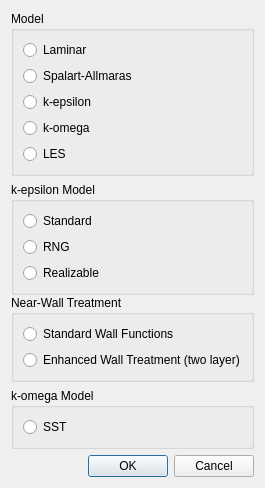
<?xml version="1.0" encoding="UTF-8"?>
<ui version="4.0">
 <class>TurbulenceModelDialog</class>
 <widget class="QDialog" name="TurbulenceModelDialog">
  <property name="geometry">
   <rect>
    <x>0</x>
    <y>0</y>
    <width>265</width>
    <height>472</height>
   </rect>
  </property>
  <property name="minimumSize">
   <size>
    <width>265</width>
    <height>0</height>
   </size>
  </property>
  <property name="windowTitle">
   <string>Turbulence Model</string>
  </property>
  <layout class="QVBoxLayout" name="verticalLayout_7">
   <item>
    <widget class="QWidget" name="modelWidget" native="true">
     <property name="minimumSize">
      <size>
       <width>0</width>
       <height>0</height>
      </size>
     </property>
     <layout class="QVBoxLayout" name="verticalLayout_6">
      <property name="leftMargin">
       <number>0</number>
      </property>
      <property name="topMargin">
       <number>0</number>
      </property>
      <property name="rightMargin">
       <number>0</number>
      </property>
      <property name="bottomMargin">
       <number>0</number>
      </property>
      <item>
       <widget class="QGroupBox" name="groupBox">
        <property name="title">
         <string>Model</string>
        </property>
        <layout class="QVBoxLayout" name="verticalLayout">
         <item>
          <widget class="QRadioButton" name="laminar">
           <property name="text">
            <string>Laminar</string>
           </property>
          </widget>
         </item>
         <item>
          <widget class="QRadioButton" name="spalartAllmaras">
           <property name="text">
            <string>Spalart-Allmaras</string>
           </property>
          </widget>
         </item>
         <item>
          <widget class="QRadioButton" name="kEpsilon">
           <property name="text">
            <string>k-epsilon</string>
           </property>
          </widget>
         </item>
         <item>
          <widget class="QRadioButton" name="kOmega">
           <property name="text">
            <string>k-omega</string>
           </property>
          </widget>
         </item>
         <item>
          <widget class="QRadioButton" name="LES">
           <property name="text">
            <string>LES</string>
           </property>
          </widget>
         </item>
        </layout>
       </widget>
      </item>
      <item>
       <widget class="QWidget" name="kEpsilonModel" native="true">
        <layout class="QVBoxLayout" name="verticalLayout_5">
         <property name="spacing">
          <number>0</number>
         </property>
         <property name="leftMargin">
          <number>0</number>
         </property>
         <property name="topMargin">
          <number>0</number>
         </property>
         <property name="rightMargin">
          <number>0</number>
         </property>
         <property name="bottomMargin">
          <number>0</number>
         </property>
         <item>
          <widget class="QGroupBox" name="groupBox_2">
           <property name="title">
            <string>k-epsilon Model</string>
           </property>
           <layout class="QVBoxLayout" name="verticalLayout_2">
            <item>
             <widget class="QRadioButton" name="standard">
              <property name="text">
               <string>Standard</string>
              </property>
             </widget>
            </item>
            <item>
             <widget class="QRadioButton" name="RNG">
              <property name="text">
               <string>RNG</string>
              </property>
             </widget>
            </item>
            <item>
             <widget class="QRadioButton" name="realizable">
              <property name="text">
               <string>Realizable</string>
              </property>
             </widget>
            </item>
           </layout>
          </widget>
         </item>
         <item>
          <widget class="QGroupBox" name="nearWallTreatment">
           <property name="title">
            <string>Near-Wall Treatment</string>
           </property>
           <layout class="QVBoxLayout" name="verticalLayout_3">
            <item>
             <widget class="QRadioButton" name="standardWallFunction">
              <property name="text">
               <string>Standard Wall Functions</string>
              </property>
             </widget>
            </item>
            <item>
             <widget class="QRadioButton" name="enhancedWallTreatment">
              <property name="text">
               <string>Enhanced Wall Treatment (two layer)</string>
              </property>
             </widget>
            </item>
           </layout>
          </widget>
         </item>
        </layout>
       </widget>
      </item>
      <item>
       <widget class="QGroupBox" name="kOmegaModel">
        <property name="title">
         <string>k-omega Model</string>
        </property>
        <layout class="QVBoxLayout" name="verticalLayout_4">
         <item>
          <widget class="QRadioButton" name="SST">
           <property name="text">
            <string>SST</string>
           </property>
          </widget>
         </item>
        </layout>
       </widget>
      </item>
     </layout>
    </widget>
   </item>
   <item>
    <spacer name="verticalSpacer">
     <property name="orientation">
      <enum>Qt::Vertical</enum>
     </property>
     <property name="sizeHint" stdset="0">
      <size>
       <width>20</width>
       <height>2</height>
      </size>
     </property>
    </spacer>
   </item>
   <item>
    <widget class="QDialogButtonBox" name="buttonBox">
     <property name="sizePolicy">
      <sizepolicy hsizetype="Preferred" vsizetype="Fixed">
       <horstretch>0</horstretch>
       <verstretch>0</verstretch>
      </sizepolicy>
     </property>
     <property name="orientation">
      <enum>Qt::Horizontal</enum>
     </property>
     <property name="standardButtons">
      <set>QDialogButtonBox::Cancel|QDialogButtonBox::Ok</set>
     </property>
    </widget>
   </item>
  </layout>
 </widget>
 <resources/>
 <connections>
  <connection>
   <sender>buttonBox</sender>
   <signal>accepted()</signal>
   <receiver>TurbulenceModelDialog</receiver>
   <slot>accept()</slot>
   <hints>
    <hint type="sourcelabel">
     <x>248</x>
     <y>254</y>
    </hint>
    <hint type="destinationlabel">
     <x>157</x>
     <y>274</y>
    </hint>
   </hints>
  </connection>
  <connection>
   <sender>buttonBox</sender>
   <signal>rejected()</signal>
   <receiver>TurbulenceModelDialog</receiver>
   <slot>reject()</slot>
   <hints>
    <hint type="sourcelabel">
     <x>316</x>
     <y>260</y>
    </hint>
    <hint type="destinationlabel">
     <x>286</x>
     <y>274</y>
    </hint>
   </hints>
  </connection>
 </connections>
</ui>
